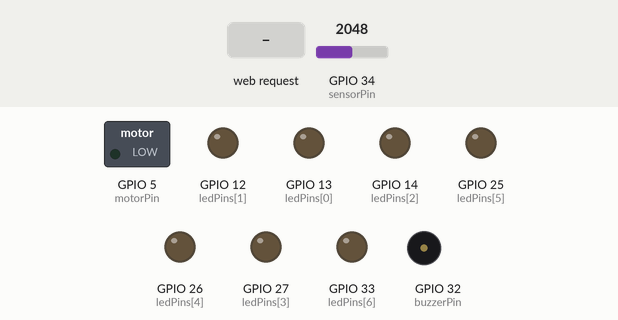
The sketch below on a simulated ESP32. On the bench: switched loads named in the sketch (green lamp = pin HIGH), output pins drawn as LEDs (lit = HIGH), buzzer (waves = sounding, pin HIGH). Inputs (shaded band) come from the test bench; at power-on: GPIO 34 (sensorPin) = 2048. What the sketch prints to the serial monitor is not drawn.

Above: at 1.2 s.
1.3 s: HTTP request GET /motor/on received
At 1.6 s:
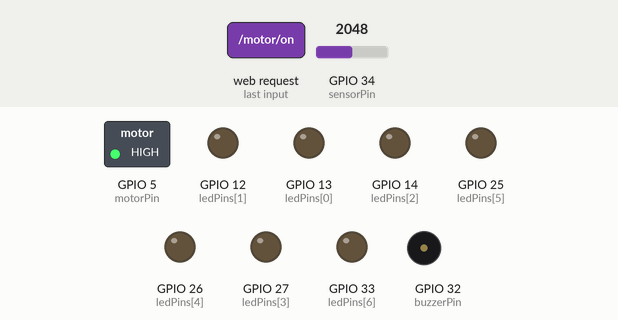
2.8 s: GPIO 34 (sensorPin) set to 2390
4.3 s: GPIO 34 (sensorPin) set to 2516
At 5.5 s:
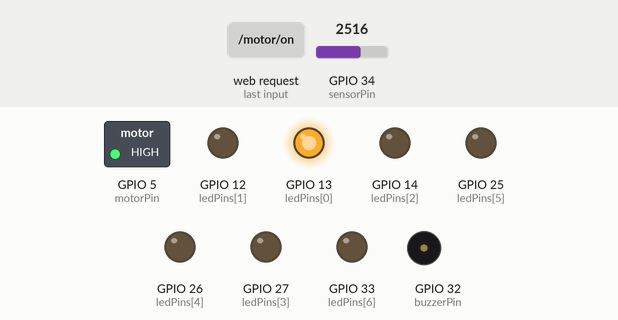
5.8 s: GPIO 34 (sensorPin) set to 2622
7.3 s: GPIO 34 (sensorPin) set to 2710
At 8.5 s:
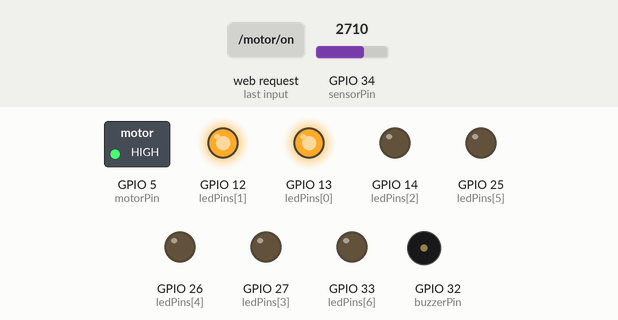
8.8 s: GPIO 34 (sensorPin) set to 2796
10.3 s: GPIO 34 (sensorPin) set to 2937
At 10.7 s:
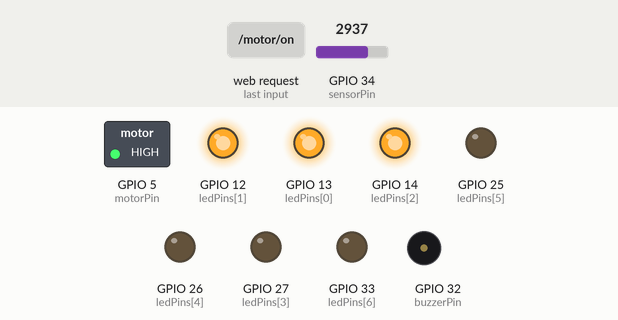
Timing chart, 0 to 12.8 s (numbered marks = the images above; inputs shaded):
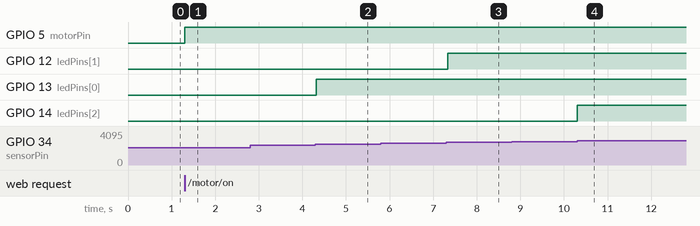

The sketch:

wl.ino
```cpp
#include <WiFi.h>
#include <WebServer.h>

const char* ssid = "Water_Level_System";
const char* password = "password123";

WebServer server(80);

const int sensorPin = 34;
const int motorPin = 5;
const int buzzerPin = 32;

const int ledPins[] = {13, 12, 14, 27, 26, 25, 33};
const int numLeds = 7;

bool motorState = false;
int waterPercentage = 0;

void setup() {
  Serial.begin(115200);

  pinMode(motorPin, OUTPUT);
  digitalWrite(motorPin, LOW);

  pinMode(buzzerPin, OUTPUT);
  digitalWrite(buzzerPin, LOW);

  for (int i = 0; i < numLeds; i++) {
    pinMode(ledPins[i], OUTPUT);
    digitalWrite(ledPins[i], LOW);
  }

  Serial.println("Starting Access Point...");
  WiFi.softAP(ssid, password);

  server.on("/status", HTTP_GET, []() {
    String json = "{";
    json += "\"waterLevel\":" + String(waterPercentage) + ",";
    json += "\"motor\":" + String(motorState ? "true" : "false");
    json += "}";
    server.send(200, "application/json", json);
  });

  server.on("/motor/on", HTTP_GET, []() {
    motorState = true;
    digitalWrite(motorPin, HIGH);
    server.send(200, "text/plain", "Motor ON");
  });

  server.on("/motor/off", HTTP_GET, []() {
    motorState = false;
    digitalWrite(motorPin, LOW);
    server.send(200, "text/plain", "Motor OFF");
  });

  server.begin();
}

void loop() {
  server.handleClient();

  // ONLY READ SENSORS IF THE MOTOR IS TURNED ON
  if (motorState == true) {
    int rawValue = analogRead(sensorPin);

    // Map the raw analog value to a 0-100 percentage.
    // NOTE: If your sensor never reaches 100% in the app, lower '4095' to your actual max (like 1800).
    int compressedValue = map(rawValue, 0, 4095, 0, 100);

    // Safety bounds
    if (compressedValue < 0) compressedValue = 0;
    if (compressedValue > 100) compressedValue = 100;

    // Update the global variable so the Android App can see it
    waterPercentage = compressedValue;

    // --- NON-LINEAR CUSTOM LED LOGIC ---
    int ledsToLight = 0;
    bool soundBuzzer = false;

    // Evaluates top-down, exactly matching your requested thresholds
    if (compressedValue >= 90) {
      ledsToLight = 7;
      soundBuzzer = true;
    } else if (compressedValue >= 82) {
      ledsToLight = 5;
    } else if (compressedValue >= 76) {
      ledsToLight = 4;
    } else if (compressedValue >= 70) {
      ledsToLight = 3;
    } else if (compressedValue >= 65) {
      ledsToLight = 2;
    } else if (compressedValue >= 60) {
      ledsToLight = 1;
    } else {
      // If compressedValue is less than 60
      ledsToLight = 0;
    }

    // Apply the LED states to the hardware pins
    for (int i = 0; i < numLeds; i++) {
      if (i < ledsToLight) {
        digitalWrite(ledPins[i], HIGH);
      } else {
        digitalWrite(ledPins[i], LOW);
      }
    }

    // Apply buzzer state
    if (soundBuzzer) {
      digitalWrite(buzzerPin, HIGH);
    } else {
      digitalWrite(buzzerPin, LOW);
    }

  }
  // IF MOTOR IS OFF, STANDBY MODE
  else {
    waterPercentage = 0;
    for (int i = 0; i < numLeds; i++) {
      digitalWrite(ledPins[i], LOW);
    }
    digitalWrite(buzzerPin, LOW);
  }

  delay(50);
}
```

Measured:
- the behaviour switches between 2456 and 2457 on GPIO 34 (sensorPin) (found by bisection; images 1 and 2)
- the behaviour switches between 2661 and 2662 on GPIO 34 (sensorPin) (found by bisection; images 2 and 3)
- the behaviour switches between 2866 and 2867 on GPIO 34 (sensorPin) (found by bisection; images 3 and 4)
- after the input at 1.3 s, GPIO 5 (motorPin): LOW → HIGH at once
- after the input at 2.8 s, every drawn part: stays the same
- after the input at 4.3 s, GPIO 13 (ledPins[0]): LOW → HIGH at once
- after the input at 5.8 s, every drawn part: stays the same
- after the input at 7.3 s, GPIO 12 (ledPins[1]): LOW → HIGH at once
- after the input at 8.8 s, every drawn part: stays the same
- after the input at 10.3 s, GPIO 14 (ledPins[2]): LOW → HIGH at once
